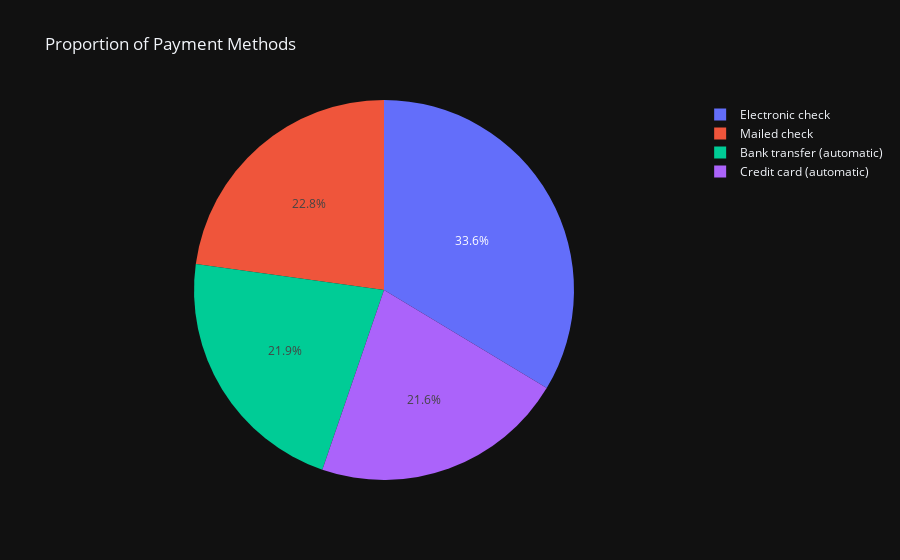

Source (notebook cell):
### Markdown cell above
- Customer having no InternetService churn more, as it is easy to move!
- But we see customers with **DSL** also churn more?
- Maybe this DSL is cheap but unreliable? So customers easily attach and leave it?

### Code cell
px.pie(clean_data, "PaymentMethod", title= "Proportion of Payment Methods")

### Figure 1 — Plotly figure (JSON) as saved in the notebook; plotly's stock layout.template omitted (floating-point values rounded to 4 significant figures; data arrays with more than 128 entries replaced by an {"elided": "..."} marker saying what was removed)
{"data": [{"domain": {"x": [0, 1], "y": [0, 1]}, "hovertemplate": "PaymentMethod=%{label}<extra></extra>", "labels": {"elided": "7032 str values"}, "legendgroup": "", "name": "", "showlegend": true, "type": "pie"}], "layout": {"legend": {"tracegroupgap": 0}, "title": {"text": "Proportion of Payment Methods"}}}
